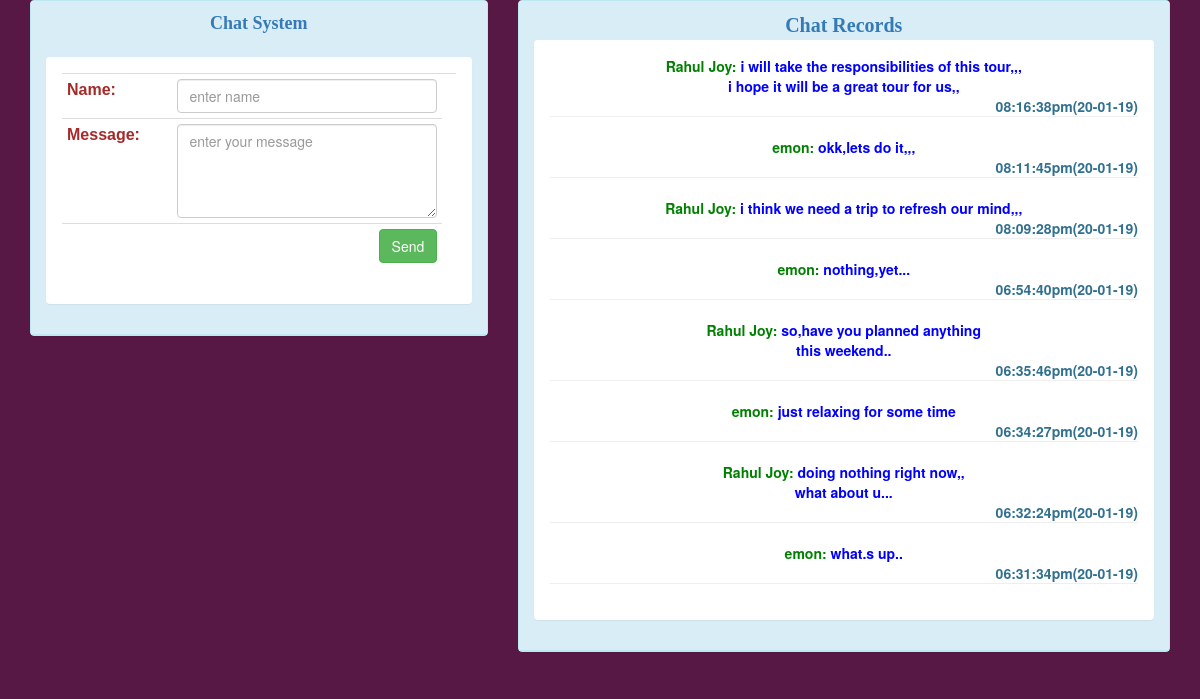
Page /Chat_system_in_php/index.php on the earlier database version.
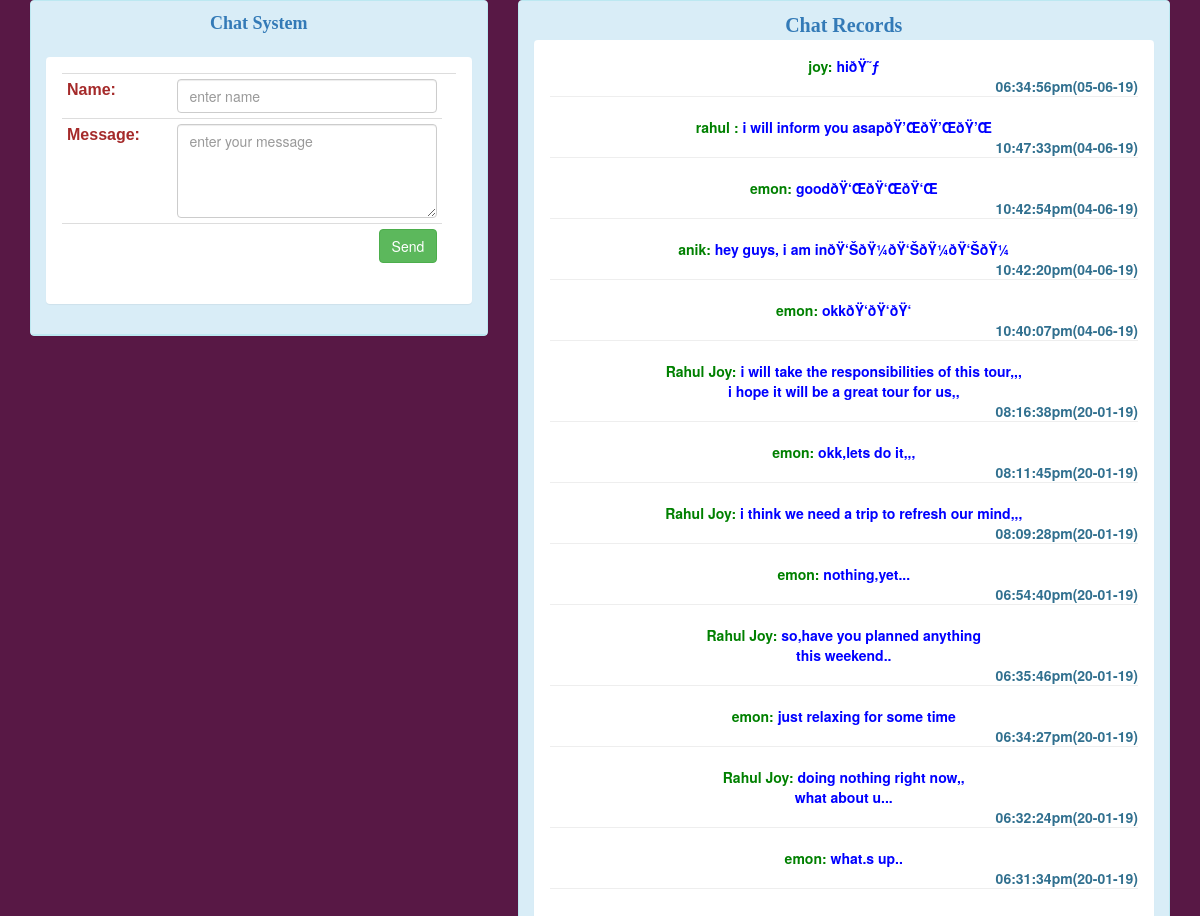
Same page on the later database version.
### tables this page shows
CREATE TABLE `chat_table` (
  `c_id` int(11) NOT NULL,
  `name` varchar(50) NOT NULL,
  `msg` varchar(500) NOT NULL,
  `date` varchar(255) NOT NULL,
  `c_key` varchar(255) NOT NULL COMMENT 'name+msg'
);

### Chat_system_in_php/functn.php (called while the page is built, shortened)
<?php
function get_all_chat()
{
    $var = array();
    $query = mysql_query("SELECT * FROM chat_table ORDER BY c_id DESC" );
    if($query){
        while($row = mysql_fetch_array($query)){
            $var[] = $row;
         }
    }
    return $var;
}
?>

### Chat_system_in_php/index.php (the view, shortened to what this page needs)
<?php
include './functn.php';
?>
<html>
    <head>
        <link rel="stylesheet" href="css/bootstrap.css"/>
        <link rel="stylesheet" href="https://cdnjs.cloudflare.com/ajax/libs/emojionearea/3.4.1/emojionearea.min.css"/>
    </head>
    <body onload="ajax();" class="" style="background-color: #581845" >
        <div class="container">
            <div class="row">
                <div class="col-md-5">
                    <div class="panel panel-info">
                        <div class="panel-heading panel-warning text-center">
                            <span class="text-primary" style="font-family: cursive;font-weight: bold;font-size: 18px;">Chat System</span>
                            <br>
                            <br>
                            <div class="panel panel-body">
                                   <form action="" method="post">
                                    <table class="table table-condensed">
                                        <tr>
                                            <td><b style="color: brown ;font-family:sans-serif;">Name:</b></td>
                                            <td><input class="form-control" type="text" name="u_name" placeholder="enter name" required=""/><td>
                                        </tr>
                                        <tr>
                                            <td><b style="color: brown ;font-family:sans-serif;">Message:</b></td>
                                            <td><textarea class="form-control" name="msg" id="emoji" rows="4"  placeholder="enter your message" required=""></textarea></td>
                                    </tr>
                                    <tr>
                                        <td colspan="2">
                                            <button class="btn btn-success pull-right" name="submit">Send</button>
                                        </td>
                                    </tr>
                                    </table>
                                </form>
                            </div>
                        </div>
                    </div>
                </div>
                 <div class="col-md-7">
                    <div class="panel panel-info">
                        <div class="panel-heading panel-warning text-center">
               <span class="text-primary" style="font-family: cursive;font-weight: bold;font-size: 20px;">Chat Records</span>
               <br>
                            <div class="panel panel-body">
                                <div id="chat">
                                 <?php
                                    $chats = get_all_chat();
                                    foreach ($chats as $all_chats) {
                                        ?>
                                    <span><b style="color:green;"><?php echo $all_chats['name'] . ':'; ?></b></span>
                                    <span class="text-center"><b style="color:blue;" ><?php echo $all_chats['msg']; ?></b></span><br>
                                        <span><b style="float:right;"><?php echo $all_chats['date']; ?></b></span>
                                        <?php
                                        echo '<hr>';
                                    }
                                 ?>
                                </div>
                            </div>
                        </div>
                    </div>
                </div>
            </div>
        </div>
    </body>
</html>

Differences in the rows shown:
added chat_table: name "joy", msg "hiðŸ˜ƒ", date "06:34:56pm(05-06-19)"
added chat_table: name "rahul", msg "i will inform you asapðŸ’ŒðŸ’ŒðŸ’Œ", date "10:47:33pm(04-06-19)"
added chat_table: name "emon", msg "goodðŸ‘ŒðŸ‘ŒðŸ‘Œ", date "10:42:54pm(04-06-19)"
added chat_table: name "anik", msg "hey guys, i am inðŸ‘ŠðŸ¼ðŸ‘ŠðŸ¼ðŸ‘ŠðŸ¼", date "10:42:20pm(04-06-19)"
added chat_table: name "emon", msg "okkðŸ‘ðŸ‘ðŸ‘", date "10:40:07pm(04-06-19)"
